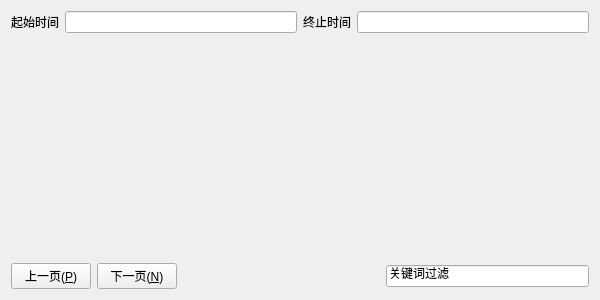
<?xml version="1.0" encoding="UTF-8"?>
<ui version="4.0">
 <class>Form</class>
 <widget class="QWidget" name="Form">
  <property name="geometry">
   <rect>
    <x>0</x>
    <y>0</y>
    <width>600</width>
    <height>300</height>
   </rect>
  </property>
  <property name="windowTitle">
   <string>Form</string>
  </property>
  <layout class="QVBoxLayout" name="verticalLayout">
   <item>
    <layout class="QHBoxLayout" name="horizontalLayout_2">
     <property name="spacing">
      <number>-1</number>
     </property>
     <item>
      <widget class="QLabel" name="label">
       <property name="text">
        <string>起始时间</string>
       </property>
      </widget>
     </item>
     <item>
      <widget class="QLineEdit" name="lineEditStartTime"/>
     </item>
     <item>
      <widget class="QLabel" name="label_2">
       <property name="text">
        <string>终止时间</string>
       </property>
      </widget>
     </item>
     <item>
      <widget class="QLineEdit" name="lineEditEndTime"/>
     </item>
    </layout>
   </item>
   <item>
    <spacer name="verticalSpacer">
     <property name="orientation">
      <enum>Qt::Vertical</enum>
     </property>
     <property name="sizeType">
      <enum>QSizePolicy::Minimum</enum>
     </property>
     <property name="sizeHint" stdset="0">
      <size>
       <width>20</width>
       <height>20</height>
      </size>
     </property>
    </spacer>
   </item>
   <item>
    <widget class="QWidget" name="contentShowWidget" native="true">
     <property name="sizePolicy">
      <sizepolicy hsizetype="Expanding" vsizetype="MinimumExpanding">
       <horstretch>0</horstretch>
       <verstretch>0</verstretch>
      </sizepolicy>
     </property>
     <property name="minimumSize">
      <size>
       <width>10</width>
       <height>10</height>
      </size>
     </property>
    </widget>
   </item>
   <item>
    <spacer name="verticalSpacer_2">
     <property name="orientation">
      <enum>Qt::Vertical</enum>
     </property>
     <property name="sizeType">
      <enum>QSizePolicy::Minimum</enum>
     </property>
     <property name="sizeHint" stdset="0">
      <size>
       <width>20</width>
       <height>20</height>
      </size>
     </property>
    </spacer>
   </item>
   <item>
    <layout class="QHBoxLayout" name="horizontalLayout">
     <item>
      <widget class="QPushButton" name="btnPrevPage">
       <property name="text">
        <string>上一页(&amp;P)</string>
       </property>
      </widget>
     </item>
     <item>
      <widget class="QPushButton" name="btnNextPage">
       <property name="text">
        <string>下一页(&amp;N)</string>
       </property>
      </widget>
     </item>
     <item>
      <spacer name="horizontalSpacer">
       <property name="orientation">
        <enum>Qt::Horizontal</enum>
       </property>
       <property name="sizeHint" stdset="0">
        <size>
         <width>40</width>
         <height>20</height>
        </size>
       </property>
      </spacer>
     </item>
     <item>
      <widget class="QLineEdit" name="lineEditFilter">
       <property name="text">
        <string>关键词过滤</string>
       </property>
      </widget>
     </item>
    </layout>
   </item>
  </layout>
 </widget>
 <resources/>
 <connections/>
</ui>
